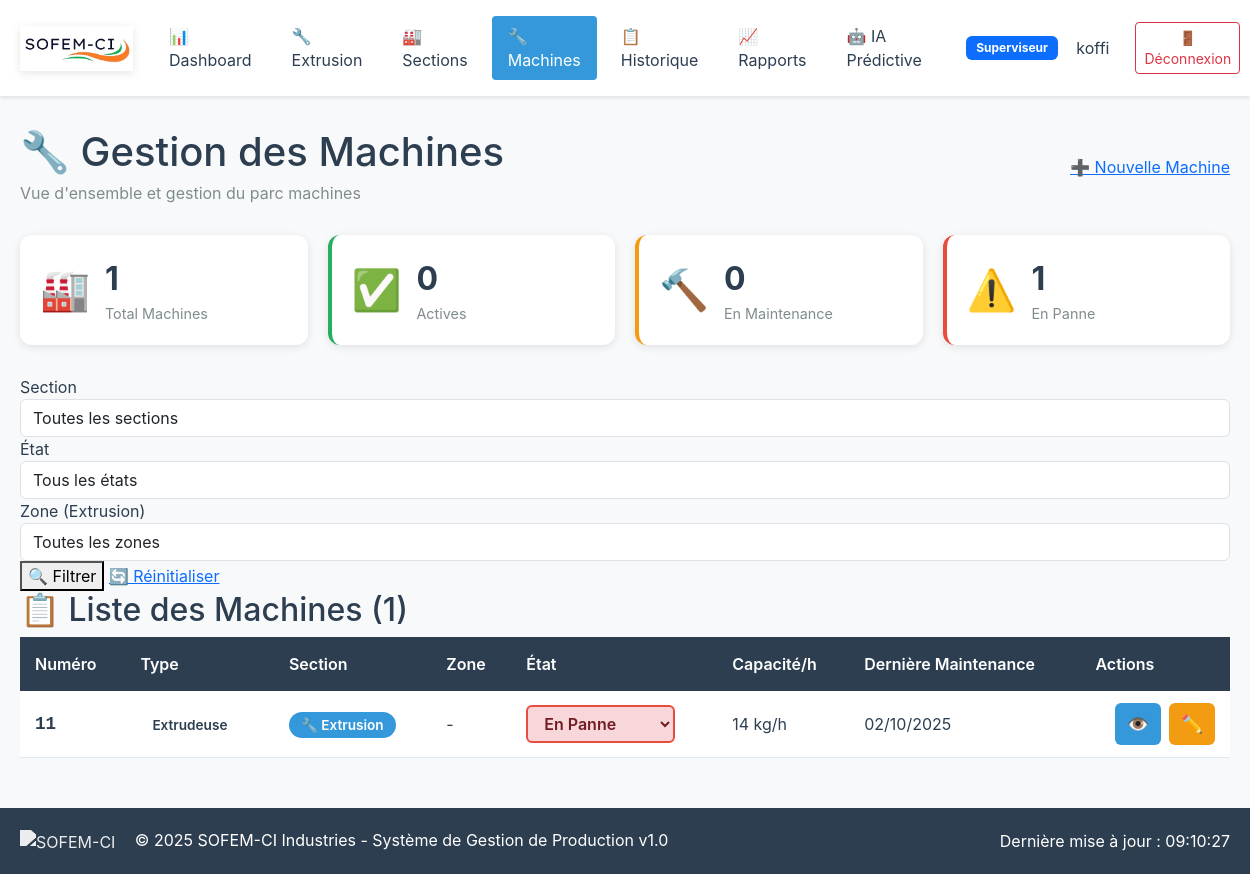
Page /machines/ (signed in) on the earlier database version.
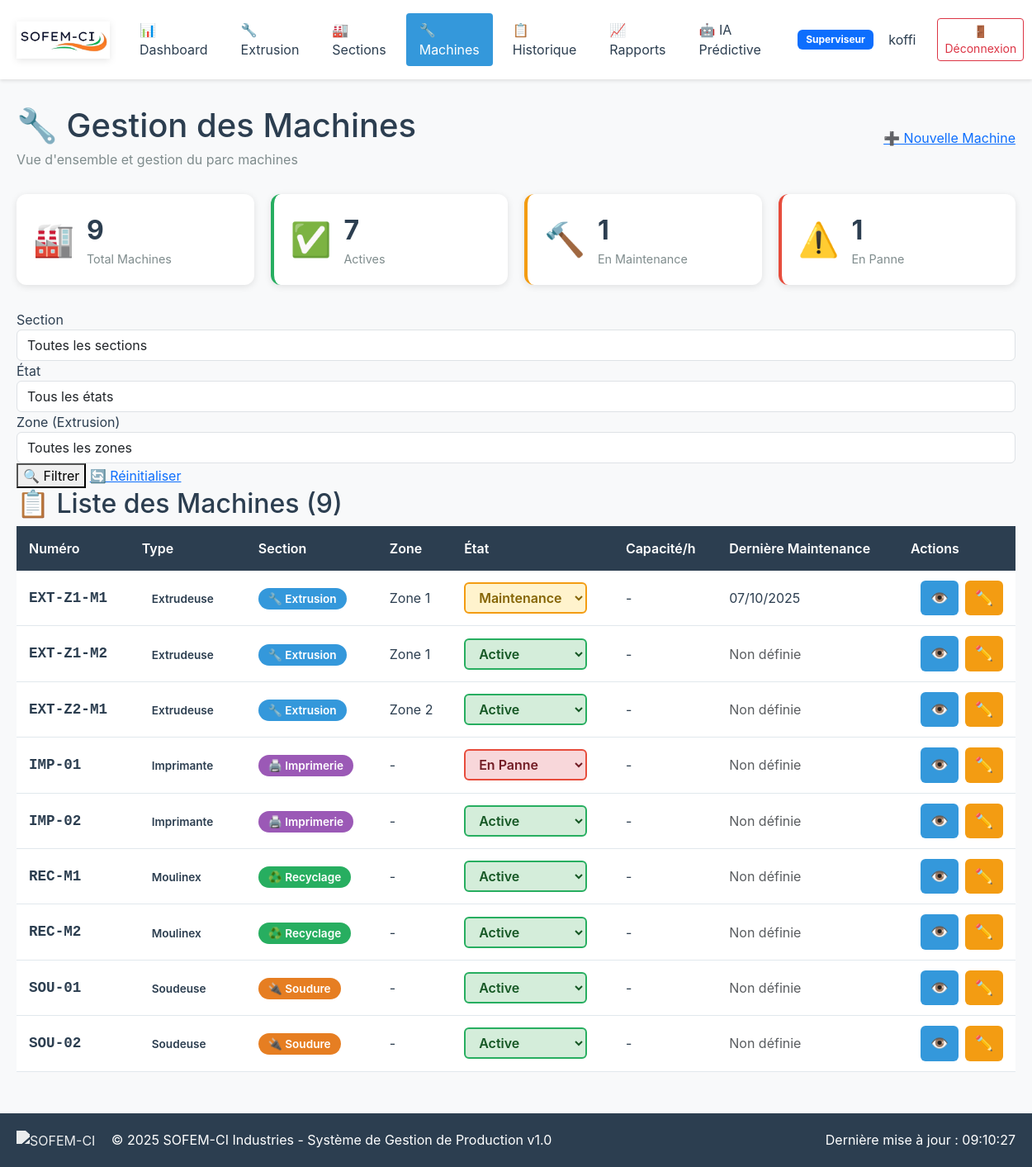
Same page on the later database version.
### sofemci/models.py (models this page shows, shortened)
class Machine(models.Model):
    TYPES_MACHINE = [
        ('extrudeuse', 'Extrudeuse'),
        ('refroidisseur', 'Refroidisseur'),
        ('enrouleur', 'Enrouleur'),
        ('imprimante', 'Imprimante'),
        ('soudeuse', 'Soudeuse'),
        ('moulinex', 'Moulinex'),
    ]
    ETATS = [
        ('actif', 'Active'),
        ('maintenance', 'Maintenance'),
        ('arret', 'Arrêtée'),
        ('panne', 'En Panne'),
    ]
    SECTIONS = [
        ('extrusion', 'Extrusion'),
        ('imprimerie', 'Imprimerie'),
        ('soudure', 'Soudure'),
        ('recyclage', 'Recyclage'),
    ]
    numero = models.CharField(max_length=10)
    type_machine = models.CharField(max_length=20, choices=TYPES_MACHINE)
    section = models.CharField(max_length=20, choices=SECTIONS)
    zone_extrusion = models.ForeignKey(ZoneExtrusion, on_delete=models.CASCADE, null=True, blank=True)
    etat = models.CharField(max_length=15, choices=ETATS, default='actif')
    date_installation = models.DateField(null=True, blank=True)
    derniere_maintenance = models.DateField(null=True, blank=True)
    capacite_horaire = models.DecimalField(max_digits=10, decimal_places=2, null=True, blank=True)
    observations = models.TextField(blank=True)
    heures_fonctionnement_totales = models.DecimalField(
        max_digits=10,
        decimal_places=2,
        default=0,
        verbose_name="Heures de fonctionnement totales",
        help_text="Nombre total d'heures depuis installation"
    )
    heures_depuis_derniere_maintenance = models.DecimalField(
        max_digits=10,
        decimal_places=2,
        default=0,
        verbose_name="Heures depuis dernière maintenance"
    )
    prochaine_maintenance_prevue = models.DateField(
        null=True,
        blank=True,
        verbose_name="Prochaine maintenance prévue"
    )
    frequence_maintenance_jours = models.IntegerField(
        default=90,
        verbose_name="Fréquence maintenance (jours)",
        help_text="Intervalle recommandé entre maintenances"
    )
    nombre_pannes_totales = models.IntegerField(
        default=0,
        verbose_name="Nombre de pannes totales"
    )
    nombre_pannes_6_derniers_mois = models.IntegerField(
        default=0,
        verbose_name="Pannes - 6 derniers mois"
    )
    nombre_pannes_1_dernier_mois = models.IntegerField(
        default=0,
        verbose_name="Pannes - dernier mois"
    )
    date_derniere_panne = models.DateTimeField(
        null=True,
        blank=True,
        verbose_name="Date dernière panne"
    )
    duree_moyenne_reparation = models.DecimalField(
        max_digits=6,
        decimal_places=2,
        default=0,
        verbose_name="Durée moyenne réparation (heures)"
    )
    consommation_electrique_kwh = models.DecimalField(
        max_digits=10,
        decimal_places=2,
        default=0,
        verbose_name="Consommation électrique actuelle (kWh)",
        help_text="Consommation moyenne par heure"
    )
    consommation_electrique_nominale = models.DecimalField(
        max_digits=10,
        decimal_places=2,
        default=0,
        verbose_name="Consommation nominale (kWh)",
        help_text="Consommation normale à pleine charge"
    )
    temperature_actuelle = models.DecimalField(
        max_digits=5,
        decimal_places=2,
        null=True,
        blank=True,
        verbose_name="Température actuelle (°C)"
    )
    temperature_nominale = models.DecimalField(
        max_digits=5,
        decimal_places=2,
        default=0,
        verbose_name="Température nominale (°C)",
        help_text="Température normale de fonctionnement"
    )
    temperature_max_autorisee = models.DecimalField(
        max_digits=5,
        decimal_places=2,
        default=0,
        verbose_name="Température max autorisée (°C)"
    )
    score_sante_global = models.DecimalField(
        max_digits=5,
        decimal_places=2,
        default=100,
        verbose_name="Score santé global (%)",
        help_text="Score calculé par l'IA (0-100)"
    )
    probabilite_panne_7_jours = models.DecimalField(
        max_digits=5,
        decimal_places=2,
        default=0,
        verbose_name="Probabilité panne 7 jours (%)",
        help_text="Risque de panne dans les 7 prochains jours"
    )
    probabilite_panne_30_jours = models.DecimalField(
        max_digits=5,
        decimal_places=2,
        default=0,
        verbose_name="Probabilité panne 30 jours (%)"
    )
    anomalie_detectee = models.BooleanField(
        default=False,
        verbose_name="Anomalie détectée"
    )
    type_anomalie = models.CharField(
        max_length=100,
        blank=True,
        verbose_name="Type d'anomalie",
        help_text="Ex: Surchauffe, Surconsommation, Vibrations"
    )
    date_derniere_analyse_ia = models.DateTimeField(
        null=True,
        blank=True,
        verbose_name="Dernière analyse IA"
    )
    derniere_mise_a_jour_donnees = models.DateTimeField(
        auto_now=True,
        verbose_name="Dernière mise à jour données"
    )
    class Meta:
        unique_together = ['numero', 'section']
        ordering = ['section', 'numero']
        verbose_name = "Machine"
        verbose_name_plural = "Machines"

class ZoneExtrusion(models.Model):
    numero = models.IntegerField(unique=True, validators=[MinValueValidator(1), MaxValueValidator(5)])
    nom = models.CharField(max_length=50)
    nombre_machines_max = models.IntegerField(default=4)
    chef_zone = models.ForeignKey(CustomUser, on_delete=models.SET_NULL, null=True, blank=True)
    active = models.BooleanField(default=True)
    class Meta:
        verbose_name = "Zone Extrusion"
        verbose_name_plural = "Zones Extrusion"
        ordering = ['numero']

### sofemci/views.py (the view)
# urls.py: path('machines/', views.machines_list_view, name='machines_list'),
@login_required
def machines_list_view(request):
    if request.user.role not in ['admin', 'superviseur']:
        messages.error(request, 'Accès refusé. Réservé aux administrateurs.')
        return redirect('dashboard')
    section_filter = request.GET.get('section', '')
    etat_filter = request.GET.get('etat', '')
    zone_filter = request.GET.get('zone', '')
    machines = Machine.objects.all().select_related('zone_extrusion')
    if section_filter:
        machines = machines.filter(section=section_filter)
    if etat_filter:
        machines = machines.filter(etat=etat_filter)
    if zone_filter:
        machines = machines.filter(zone_extrusion__numero=zone_filter)
    paginator = Paginator(machines.order_by('section', 'numero'), 20)
    page_number = request.GET.get('page')
    machines_page = paginator.get_page(page_number)
    stats = {
        'total': Machine.objects.count(),
        'actives': Machine.objects.filter(etat='actif').count(),
        'maintenance': Machine.objects.filter(etat='maintenance').count(),
        'pannes': Machine.objects.filter(etat='panne').count(),
        'par_section': Machine.objects.values('section').annotate(count=Count('id')),
    }
    context = {
        'machines': machines_page,
        'stats': stats,
        'sections': Machine.SECTIONS,
        'etats': Machine.ETATS,
        'zones': ZoneExtrusion.objects.filter(active=True),
        'section_filter': section_filter,
        'etat_filter': etat_filter,
        'zone_filter': zone_filter,
    }
    return render(request, 'machines_list.html', context)

### templates/machines_list.html (shortened to what the changed rows need)
{% extends 'base.html' %}
{% load static %}
{% load humanize %}
{% block content %}
<div class="container">
    <div class="page-header">
        <div class="header-left">
            <h1>🔧 Gestion des Machines</h1>
        </div>
    </div>
    <div class="stats-grid">
        <div class="stat-card total">
            <div class="stat-content">
                <div class="stat-value">{{ stats.total }}</div>
                <div class="stat-label">Total Machines</div>
            </div>
        </div>
        <div class="stat-card active">
            <div class="stat-content">
                <div class="stat-value">{{ stats.actives }}</div>
                <div class="stat-label">Actives</div>
            </div>
        </div>
        <div class="stat-card maintenance">
            <div class="stat-content">
                <div class="stat-value">{{ stats.maintenance }}</div>
                <div class="stat-label">En Maintenance</div>
            </div>
        </div>
    </div>
    <div class="machines-section">
        <div class="section-header">
            <h2>📋 Liste des Machines ({{ machines.paginator.count }})</h2>
        </div>
        {% if machines %}
        <div class="table-responsive">
            <table class="machines-table">
                <thead>
                    <tr>
                        <th>Numéro</th>
                        <th>Type</th>
                        <th>Section</th>
                        <th>Zone</th>
                        <th>État</th>
                        <th>Capacité/h</th>
                        <th>Dernière Maintenance</th>
                        <th>Actions</th>
                    </tr>
                </thead>
                <tbody>
                    {% for machine in machines %}
                    <tr class="machine-row machine-{{ machine.etat }}">
                        <td class="machine-numero">
                            <strong>{{ machine.numero }}</strong>
                        </td>
                        <td>
                            <span class="type-badge type-{{ machine.type_machine }}">
                                {{ machine.get_type_machine_display }}
                            </span>
                        </td>
                        <td>
                            <span class="section-badge section-{{ machine.section }}">
                                {% if machine.section == 'extrusion' %}🔧
                                {% elif machine.section == 'imprimerie' %}🖨️
                                {% elif machine.section == 'soudure' %}🔌
                                {% elif machine.section == 'recyclage' %}♻️
                                {% endif %}
                                {{ machine.get_section_display }}
                            </span>
                        </td>
                        <td>
                            {% if machine.zone_extrusion %}
                                Zone {{ machine.zone_extrusion.numero }}
                            {% else %}
                                -
                            {% endif %}
                        </td>
                        <td>
                            <select class="status-select status-{{ machine.etat }}"
                                    data-machine-id="{{ machine.id }}"
                                    onchange="changeStatus(this)">
                                {% for value, label in etats %}
                                <option value="{{ value }}" {% if machine.etat == value %}selected{% endif %}>
                                    {{ label }}
                                </option>
                                {% endfor %}
                            </select>
                        </td>
                        <td>
                            {% if machine.capacite_horaire %}
                                {{ machine.capacite_horaire|floatformat:0 }} kg/h
                            {% else %}
                                -
                            {% endif %}
                        </td>
                        <td>
                            {% if machine.derniere_maintenance %}
                                {{ machine.derniere_maintenance|date:"d/m/Y" }}
                            {% else %}
                                <span class="text-muted">Non définie</span>
                            {% endif %}
                        </td>
                        <td class="actions-cell">
                            <div class="action-buttons">
                                <a href="{% url 'machine_detail' machine.id %}"
                                   class="btn-action btn-view" title="Voir détails">
                                    👁️
                                </a>
                                <a href="{% url 'machine_edit' machine.id %}"
                                   class="btn-action btn-edit" title="Modifier">
                                    ✏️
                                </a>
                            </div>
                        </td>
                    </tr>
                    {% endfor %}
                </tbody>
            </table>
        </div>
        {% endif %}
    </div>
</div>
{% endblock %}

Differences in the rows shown:
removed Machine: numero "11", type_machine "Extrudeuse", section "Extrusion", etat+id "En Panne", capacite_horaire "14", derniere_maintenance "02/10/2025"
added Machine: numero "EXT-Z1-M1", type_machine "Extrudeuse", section "Extrusion", zone_extrusion.numero "1", etat+id "Maintenance", derniere_maintenance "07/10/2025"
added Machine: numero "EXT-Z1-M2", type_machine "Extrudeuse", section "Extrusion", zone_extrusion.numero "1", etat+id "Active", shows "Non définie"
added Machine: numero "EXT-Z2-M1", type_machine "Extrudeuse", section "Extrusion", zone_extrusion.numero "2", etat+id "Active", shows "Non définie"
added Machine: numero "IMP-01", type_machine "Imprimante", section "Imprimerie", etat+id "En Panne", shows "Non définie"
added Machine: numero "IMP-02", type_machine "Imprimante", section "Imprimerie", etat+id "Active", shows "Non définie"
added Machine: numero "REC-M1", type_machine "Moulinex", section "Recyclage", etat+id "Active", shows "Non définie"
added Machine: numero "REC-M2", type_machine "Moulinex", section "Recyclage", etat+id "Active", shows "Non définie"
added Machine: numero "SOU-01", type_machine "Soudeuse", section "Soudure", etat+id "Active", shows "Non définie"
added Machine: numero "SOU-02", type_machine "Soudeuse", section "Soudure", etat+id "Active", shows "Non définie"
Other differences:
{{ stats.total }}: "1" → "9"
{{ stats.actives }}: "0" → "7"
{{ stats.maintenance }}: "0" → "1"
{{ machines.paginator.count }}: "1" → "9"
